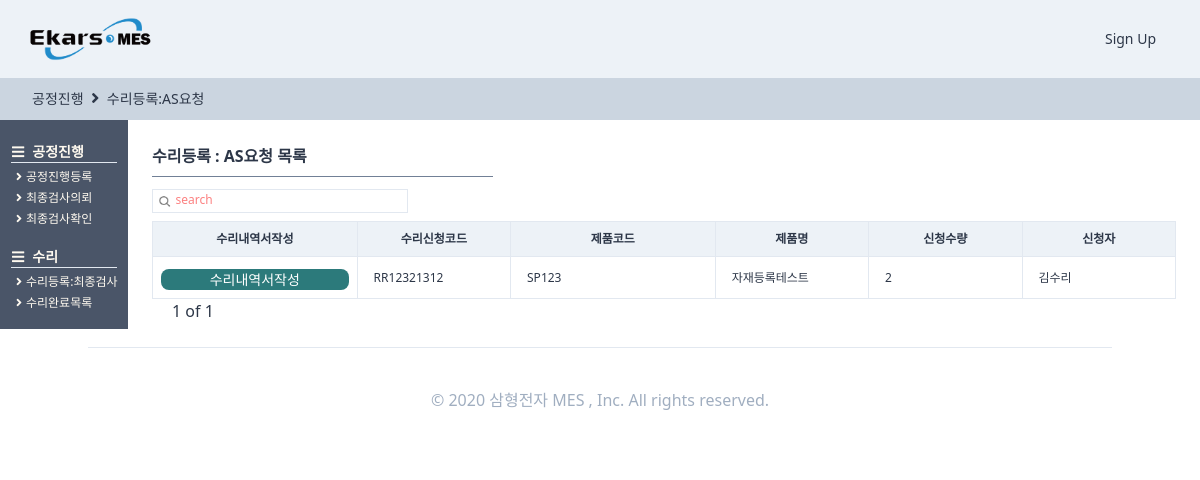
Before: /producemanages/ASrequestlist/ with the older database file.
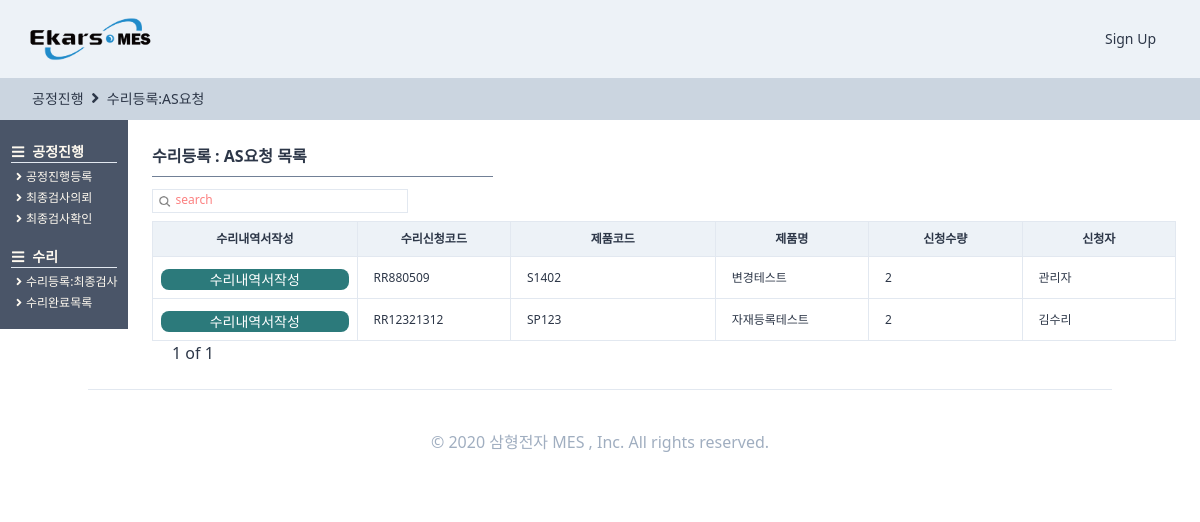
After: the same page with the newer database file.
### afterservices/models.py (models this page shows, shortened)
class ASRepairRequest(TimeStampedModel):
    택배관련_CHOICES = (
        ("선불", "선불"),
        ("착불", "착불"),
    )
    수리요청코드 = models.CharField(max_length=50, null=True, blank=True,)
    AS현장방문 = models.ForeignKey(
        "ASVisitContents", related_name="AS수리요청", on_delete=models.SET_NULL, null=True
    )
    신청자 = models.ForeignKey(
        users_models.User, related_name="AS수리요청", on_delete=models.SET_NULL, null=True
    )
    신청품목 = models.ForeignKey(
        SI_models.SingleProduct,
        related_name="AS수리요청",
        on_delete=models.SET_NULL,
        null=True,
        blank=True,
    )
    고객성명 = models.CharField(max_length=50, null=True, blank=True,)
    고객주소 = models.CharField(max_length=120, null=True, blank=True,)
    고객전화 = models.CharField(max_length=50, null=True, blank=True,)
    고객팩스 = models.CharField(max_length=50, null=True, blank=True,)
    AS의뢰내용 = models.CharField(max_length=50, null=True, blank=True,)
    시리얼번호 = models.CharField(max_length=50, null=True, blank=True,)
    사용자액세서리 = models.CharField(max_length=50, null=True, blank=True,)
    택배관련 = models.CharField(choices=택배관련_CHOICES, max_length=10, default="선불")
    신청수량 = models.IntegerField()
    class Meta:
        verbose_name = "AS수리요청"
        verbose_name_plural = "AS수리요청"

### StandardInformation/models.py (models this page shows, shortened)
class SingleProduct(TimeStampedModel):
    작성자 = models.ForeignKey(
        "users.User", related_name="단품제품작성자", on_delete=models.SET_NULL, null=True
    )
    작성일 = models.DateField(auto_now=True, auto_now_add=False)
    모델코드 = models.CharField(max_length=80, blank=True)
    모델명 = models.CharField(max_length=30, blank=True)
    규격 = models.CharField(max_length=80, blank=True)
    단위 = models.CharField(max_length=10, blank=True)
    단가 = models.IntegerField(null=True)
    class Meta:
        verbose_name = "단품제품"
        verbose_name_plural = "단품제품"

### users/models.py (models this page shows, shortened)
class User(AbstractUser, TimeStampedModel):
    부서 = models.ManyToManyField("Part", related_name="user", null=True)
    class Meta:
        verbose_name = "사용자"
        verbose_name_plural = "사용자"
    def __str__(self):
        return self.first_name

### producemanages/views.py (the view, shortened to what this page needs)
# urls.py: path("ASrequestlist/", views.ASrequestlist, name="ASrequestlist"),
def ASrequestlist(request):
    user = request.user
    search = request.GET.get("search")
    if search is None:
        s_order = []
        order = AS_models.ASRepairRequest.objects.all().order_by("-created")
        for s in order:
            try:
                s.수리내역서
            except:
                s_order.append(s)
        s_bool = False
    pagediv = 7
    totalpage = int(math.ceil(len(s_order) / pagediv))
    paginator = Paginator(s_order, pagediv, orphans=0)
    page = request.GET.get("page", "1")
    s_order = paginator.get_page(page)
    nextpage = int(page) + 1
    previouspage = int(page) - 1
    notsamebool = True
    nonpage = False
    if totalpage == 0:
        nonpage = True
    if int(page) == totalpage:
        notsamebool = False
    if (search is None) or (search == ""):
        search = "search"
    return render(
        request,
        "producemanages/ASrequestlist.html",
        {
            "s_order": s_order,
            "search": search,
            "page": page,
            "totalpage": totalpage,
            "notsamebool": notsamebool,
            "nextpage": nextpage,
            "previouspage": previouspage,
            "s_bool": s_bool,
            "nonpage": nonpage,
        },
    )

### templates/producemanages/ASrequestlist.html (shortened to what this page needs)
{%extends "producemanages/producehome.html"%}
{%load static%}
{%block head_title%}
<i class="fas fa-angle-right text-base mx-1"></i>
<a href="{%url "producemanages:ASrequestlist"%}" class="hover:font-bold">
    수리등록:AS요청
</a>
{%endblock head_title %}
{%block main_contens%}
<div class="flex flex-col">
    <div class="w-full h-full pl-32 -mt-6 font-semibold pt-12 flex flex-col">
        <div class="flex flex-col p-6 w-full ">
            <span class="border-b w-1/3 mb-3 border-gray-600 pb-2 font-semibold text-base">수리등록 : AS요청 목록</span>
            <div class="w-64 border h-6 mb-2">
                <form method="get" action="" class="w-full flex ">
                    <button class="w-4 h-4 mt-1 ml-1  rounded-xl bg-cover bg-center"
                        style="background-image:url({% static 'img/search.png' %});"></button>
                    <input name="search" placeholder={{search}}
                        class="ml-1 w-full border-none search-box text-xs font-medium placeholder-red-400 focus: outline-none" />
                </form>
            </div>
            <div class="flex ">
                <div class="flew flex-col">
                    <table class="table-fixed font-light text-xs w-full">
                        <thead>
                            <tr>
                                <th class="border bg-gray-200 px-2 py-2 w-32">수리내역서작성</th>
                                <th class="border bg-gray-200 px-4 py-2 w-24">수리신청코드</th>
                                <th class="border bg-gray-200 px-4 py-2 w-32">제품코드</th>
                                <th class="border bg-gray-200 px-4 py-2 w-24">제품명</th>
                                <th class="border bg-gray-200 px-4 py-2 w-24">신청수량</th>
                                <th class="border bg-gray-200 px-4 py-2 w-24">신청자</th>
                            </tr>
                        </thead>
                        <tbody>
                            {%for list in s_order%}
                            <tr>
                                <td class="border px-2 py-2 font-bold
                            text-blue-800 justify-center">
                                    <a href="{%url "producemanages:repairregisterAS" list.pk %}">
                                        <div
                                            class="btn-link hover:bg-blue-800 bg-teal-700 hover:font-bold mt-1 mb-0  w-full">
                                            수리내역서작성
                                        </div>
                                    </a>
                                </td>
                                <td class="border px-4 py-2  hover:text-blue-700 hover:font-bold "><a
                                        href="{%url "producemanages:repairrequestdetail" list.pk %}">
                                        {{list.수리요청코드}}</a></td>
                                <td class="border px-4 py-2">{{list.신청품목.모델코드}}</td>
                                <td class="border px-4 py-2">{{list.신청품목.모델명}}</td>
                                <td class="border px-4 py-2">{{list.신청수량}}</td>
                                <td class="border px-4 py-2">{{list.신청자}}</td>
                            </tr>
                            {%endfor%}
                        </tbody>
                    </table>
                    {%if nonpage%}
                    {%else%}
                    <div class="flex ml-2">
                        <span class="mx-3 font-medium  text-base">{{page}} of
                            {{totalpage}}</span>
                    </div>
                    {%endif%}
                </div>
            </div>
        </div>
    </div>
</div>
{%endblock main_contens %}

Changed rows visible on the page:
added ASRepairRequest: 수리요청코드 "RR880509", 신청품목.모델코드 "S1402", 신청품목.모델명 "변경테스트", 신청수량 "2", 신청자 "관리자"
